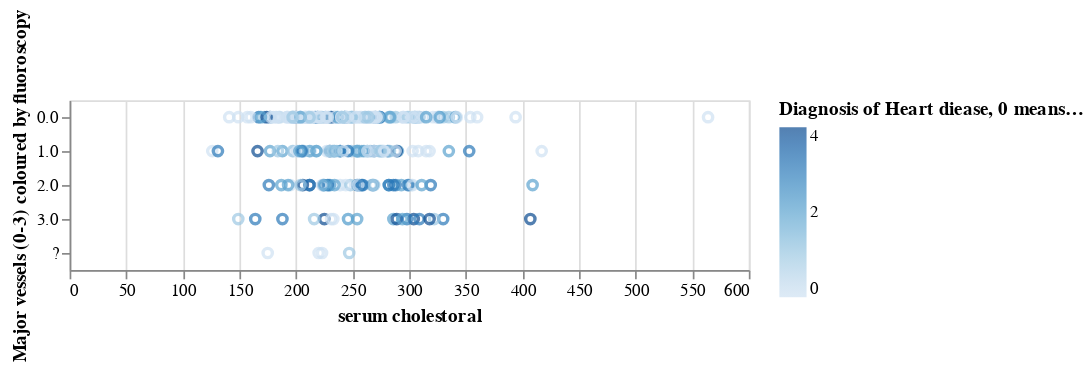

The notebook cell this image was saved under:
### Code cell
chol_ca_plot = alt.Chart(cleveland).mark_point().encode(
    x = alt.X("chol", title = "serum cholestoral"),
    y = alt.Y('ca', title = "Major vessels (0-3) coloured by fluoroscopy"),
    color = alt.Color("num", title = "Diagnosis of Heart diease, 0 means No heart disease")
)
chol_ca_plot

### Figure 1 — Vega-Lite specification as saved in the notebook (floating-point values rounded to 4 significant figures; data arrays with more than 128 entries replaced by an {"elided": "..."} marker saying what was removed)
{"config": {"view": {"continuousWidth": 400, "continuousHeight": 300}}, "data": {"name": "data-34ea8aac2f3ac7ec8bc99828733095bc"}, "mark": "point", "encoding": {"color": {"field": "num", "title": "Diagnosis of Heart diease, 0 means No heart disease", "type": "quantitative"}, "x": {"field": "chol", "title": "serum cholestoral", "type": "quantitative"}, "y": {"field": "ca", "title": "Major vessels (0-3) coloured by fluoroscopy", "type": "nominal"}}, "$schema": "https://vega.github.io/schema/vega-lite/v4.17.0.json", "datasets": {"data-34ea8aac2f3ac7ec8bc99828733095bc": {"elided": "303 records"}}}
